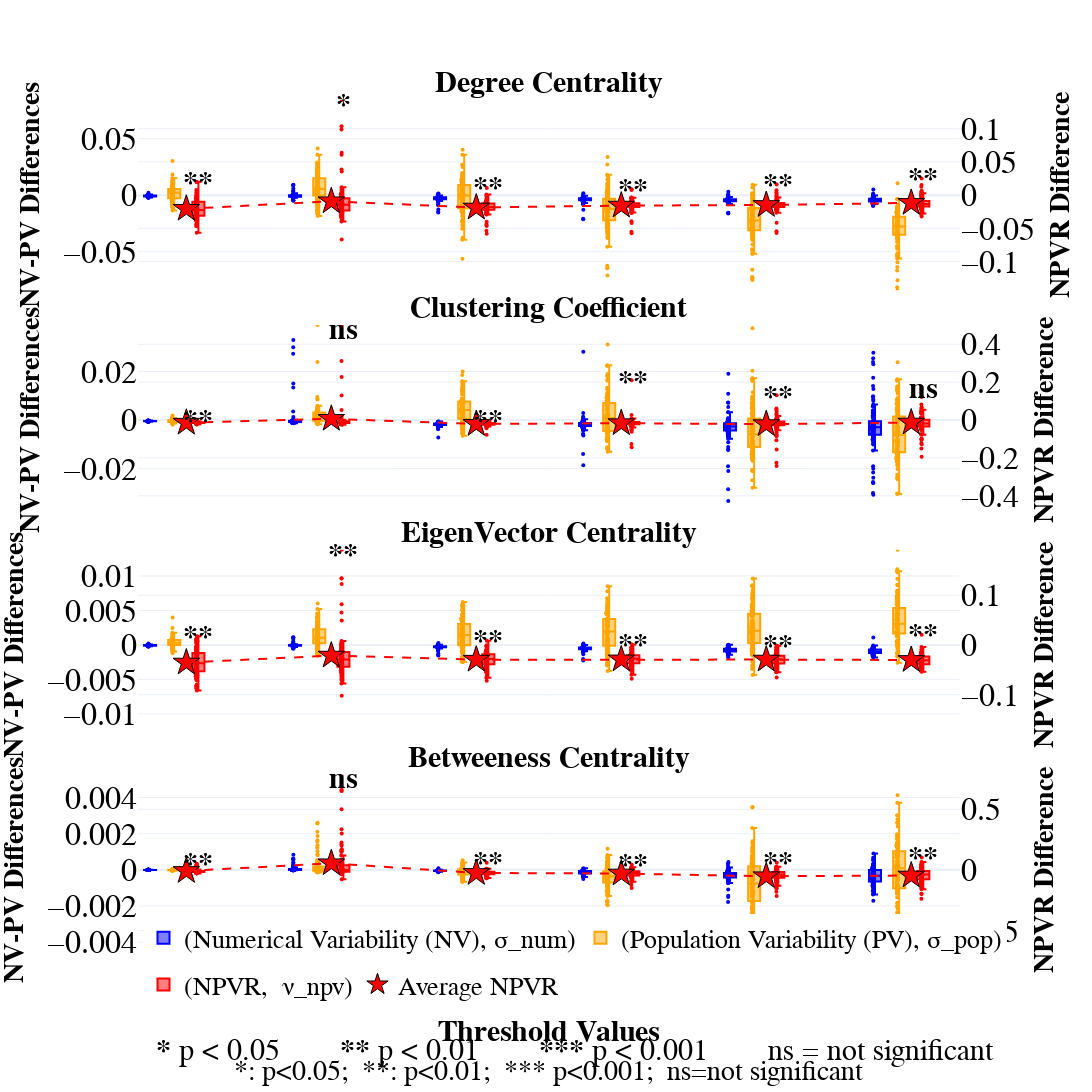

This figure's notebook cell:
### Code cell
#Plot the Differences between NoConfound and WithConfound Data for Local Metrics
from plotly.subplots import make_subplots
import plotly.graph_objects as go
import pandas as pd
import plotly.express as px
import numpy as np
p_value_matrix = [[0.0024, 0.0024, 0.0024, 0.0024],
 [0.0144, 1.0,     0.0024, 1.0    ],
 [0.0024, 0.0024, 0.0024, 0.0024],
 [0.0024, 0.0024, 0.0024, 0.0024],
 [0.0024, 0.0024, 0.0024, 0.0024],
 [0.0024, 0.2712, 0.0024, 0.0024]]
def change(arr, col):
    regions = [f"region_{i+1}" for i in range(len(arr))]
    df = pd.DataFrame({'region': regions, f'{col}': arr})
    return df

# ---- Setup ----
metrics = ['degree', 'clusteringcoef', 'eigenvec', 'betweeness']
metric_labels = ["Degree Centrality", "Clustering Coefficient", "EigenVector Centrality", "Betweeness Centrality"]
thresholds = [0.05, 0.1, 0.2, 0.3, 0.4, 0.5]

# Replace with your actual dfs
dataframes_num = [diff_num05, diff_num1, diff_num2, diff_num3, diff_num4, diff_num5 ]
dataframes_anat = [diff_anat05, diff_anat1, diff_anat2, diff_anat3, diff_anat4, diff_anat5 ]
dataframes_pd = [diff_ratio05, diff_ratio1, diff_ratio2, diff_ratio3, diff_ratio4, diff_ratio5 ]
dataframes_avrRatioPD =[diff_avgratio05, diff_avgratio1, diff_avgratio2, diff_avgratio3, diff_avgratio4, diff_avgratio5 ]

# Colors
colors_num = px.colors.sequential.Greens[3:9]   # PD numerical
colors_anat = px.colors.sequential.Oranges[3:9] # HC numerical
colors_pd = px.colors.sequential.Purples[3:9]   # PD anatomical
colors_hc = px.colors.sequential.Reds[3:9]      # HC anatomical

# ---- Calculate primary axis ranges (NV-PV) ----
metric_ranges = {}
for metric in metrics:
    all_values = []
    for df_num, df_anat in zip(dataframes_num, dataframes_anat):
        for df in [df_num, df_anat]:
            cols = [c for c in df.columns if metric in c]
            if cols:
                tmp = change(df[cols].iloc[0][cols[0]], cols[0])
                melted = tmp.melt(id_vars=['region'], var_name='metric', value_name='value')
                all_values.extend(melted['value'].tolist())
    if all_values:
        lim = max(abs(min(all_values)), abs(max(all_values)))
        metric_ranges[metric] = (-lim, lim)

# ---- Calculate secondary axis ranges (NPVR) ----
metric_2ranges = {}
for metric in metrics:
    all_values = []
    for df_ratio in dataframes_pd:
        cols = [c for c in df_ratio.columns if metric in c]
        if cols:
            tmp = change(df_ratio[cols].iloc[0][cols[0]], cols[0])
            melted = tmp.melt(id_vars=['region'], var_name='metric', value_name='value')
            all_values.extend(melted['value'].tolist())
    if all_values:
        lim = max(abs(min(all_values)), abs(max(all_values)))
        metric_2ranges[metric] = (-lim, lim)

# ---- Create subplot ----
fig_combined = make_subplots(
    rows=4, cols=1,
    vertical_spacing=0.04,
    specs=[[{"secondary_y": True}] for _ in range(4)],
    subplot_titles=[f"<b>{label}</b>" for label in metric_labels]
)

legend_added = {'num': False, 'anat': False, 'Ratio': False, 'diffavr_ratio': False, 'diffavr_trend': False}

# ---- Bracket function ----
def add_significance_bracket(fig, row, group1_x, group2_x, y_position, significance_text):
    bracket_height = (y_position * 0.02) if y_position != 0 else 0.01
    fig.add_shape(type="line", x0=group1_x, y0=y_position, x1=group2_x, y1=y_position,
                  line=dict(color="black", width=2), row=row, col=1)
    fig.add_shape(type="line", x0=group1_x, y0=y_position, x1=group1_x, y1=y_position - bracket_height,
                  line=dict(color="black", width=2), row=row, col=1)
    fig.add_shape(type="line", x0=group2_x, y0=y_position, x1=group2_x, y1=y_position - bracket_height,
                  line=dict(color="black", width=2), row=row, col=1)
    fig.add_annotation(x=(group1_x+group2_x)/2, y=y_position+bracket_height,
                       text=f"<b>{significance_text}</b>", showarrow=False,
                       font=dict(size=12, color="black"), row=row, col=1)

# ---- Loop and plot ----
for row, (metric, metric_label) in enumerate(zip(metrics, metric_labels)):
    pd_avg_ratio_values, x_positions = [], []

    for col_idx, (threshold, df_num, df_anat, df_pd, df_avr_pd) in enumerate(zip(
        thresholds, dataframes_num, dataframes_anat, dataframes_pd, dataframes_avrRatioPD
    )):
        group_center = col_idx * 6
        x_num, x_anat = group_center - 1.5, group_center - 0.5
        x_pd, x_hc = group_center + 0.5, group_center + 1.5
        x_star = group_center

        # 1) PD Numerical Variability
        cols = [c for c in df_num.columns if metric in c]
        if cols:
            tmp = change(df_num[cols].iloc[0][cols[0]], cols[0])
            melted = tmp.melt(id_vars=['region'], var_name='metric', value_name='value')
            fig_combined.add_trace(go.Box(
                x=[x_num]*len(melted), y=melted['value'],
                name="(Numerical Variability (NV), σ_num)" if not legend_added['num'] else "",
                boxpoints='all', jitter=0.2, pointpos=-0.3, width=0.5,
                marker=dict(color='blue', size=4),
                legendgroup="num", showlegend=(not legend_added['num']),
                text=melted['region']
            ), row=row+1, col=1)
            legend_added['num'] = True

        # 2) HC Numerical Variability
        cols = [c for c in df_anat.columns if metric in c]
        if cols:
            tmp = change(df_anat[cols].iloc[0][cols[0]], cols[0])
            melted = tmp.melt(id_vars=['region'], var_name='metric', value_name='value')
            fig_combined.add_trace(go.Box(
                x=[x_anat]*len(melted), y=melted['value'],
                name="(Population Variability (PV), σ_pop)" if not legend_added['anat'] else "",
                boxpoints='all', jitter=0.2, pointpos=-0.3, width=0.5,
                marker=dict(color='orange', size=4),
                legendgroup="anat", showlegend=(not legend_added['anat']),
                text=melted['region']
            ), row=row+1, col=1)
            legend_added['anat'] = True

        # 3) Ratio Anatomical Variability
        cols = [c for c in df_pd.columns if metric in c]
        if cols:
            tmp = change(df_pd[cols].iloc[0][cols[0]], cols[0])
            melted = tmp.melt(id_vars=['region'], var_name='metric', value_name='value')
            fig_combined.add_trace(go.Box(
                x=[x_pd]*len(melted), y=melted['value'],
                name="(NPVR,  ν_npv)" if not legend_added['Ratio'] else "",
                boxpoints='all', jitter=0.2, pointpos=-0.3, width=0.5,
                marker=dict(color='red', size=4),
                legendgroup="Ratio", showlegend=(not legend_added['Ratio']),
                text=melted['region']
            ), row=row+1, col=1, secondary_y=True)
            legend_added['Ratio'] = True
            # ---- Add significance star above purple NPVR boxplot ----
            # p_value should be a scalar for this metric & threshold
            # Example: p_value_matrix[metric_index][threshold_index]
            p_value = p_value_matrix[col_idx][row]  # <-- You must point to your actual p-values

            # Choose significance level
            if p_value < 0.001:
                sig_star = "***"
            elif p_value < 0.01:
                sig_star = "**"
            elif p_value < 0.05:
                sig_star = "*"
            else:
                sig_star = "ns"

            if sig_star:
                # Maximum value of this purple NPVR box
                max_val = melted['value'].max()

                # Place star slightly under
                y_star = max_val - 0.05 * abs(max_val)

                fig_combined.add_annotation(
                    x=x_pd,
                    y=y_star,
                    text=f"<b>{sig_star}</b>",
                    showarrow=False,
                    font=dict(size=24, color="black"),
                    row=row+1, col=1,
                    secondary_y=True
                )


        # Average ratio stars
        matching_keys_pd = [k for k in df_avr_pd.keys() if metric in k]
        if matching_keys_pd:
            pd_avg_val = df_avr_pd[matching_keys_pd[0]]
            if not np.isnan(pd_avg_val):
                pd_avg_ratio_values.append(pd_avg_val)
                x_positions.append(x_star)
                fig_combined.add_trace(go.Scatter(
                    x=[x_star], y=[pd_avg_val], mode='markers',
                    marker=dict(symbol='star', size=20, color='red', line=dict(color='black', width=1)),
                    name="Average NPVR" if not legend_added['diffavr_ratio'] else "",
                    legendgroup="diffavr_ratio", showlegend=(not legend_added['diffavr_ratio']),
                ), row=row+1, col=1, secondary_y=True)
                legend_added['diffavr_ratio'] = True

    # Trend lines
    if len(pd_avg_ratio_values) > 1 and len(x_positions) > 1:
        fig_combined.add_trace(go.Scatter(
            x=x_positions, y=pd_avg_ratio_values, mode='lines',
            line=dict(color='red', width=2, dash='dash'),
            name="diffavr Trend", legendgroup="diffavr_trend", showlegend=False
        ), row=row+1, col=1, secondary_y=True)

# ---- Layout ----
fig_combined.update_layout(
    height=3500, width=2000,
    showlegend=True,
    legend=dict(orientation="h", yanchor="bottom", y=-0.05,
                xanchor="center", x=0.5, font=dict(size=26)),
    template='plotly_white',
    font=dict(family="Arial", size=20, color="black")
)
fig_combined.add_annotation(
    text="<b>*</b> p < 0.05  <b>**</b> p < 0.01  <b>***</b> p < 0.001  ns = not significant",
    showarrow=False,
    xref="paper", yref="paper",
    x=0.5, y=-0.12,
    font=dict(size=26),
    xanchor="center"
)
# Subplot titles
for ann in fig_combined.layout.annotations:
    ann.font.size = 30

# ---- X-axis ----
x_tick_positions = [i * 6 for i in range(len(thresholds))]
x_tick_labels = [f"<b>T={t}</b>" for t in thresholds]
for r in range(1, 5):
    fig_combined.update_xaxes(
        row=r, col=1,
        tickvals=x_tick_positions,
        ticktext=x_tick_labels if r == 4 else [""]*len(thresholds),
        range=[-2, (len(thresholds)-1) * 6 + 2]
    )
fig_combined.update_xaxes(
    row=4, col=1,
    title=dict(text="<b>Threshold Values</b>", font=dict(size=30), standoff=20)
)

# ---- Align Y-axes zero ----
for metric in metrics:
    row_index = metrics.index(metric) + 1
    primary_range = metric_ranges[metric]
    secondary_range = metric_2ranges[metric]

    # Update primary y-axis
    fig_combined.update_yaxes(
        row=row_index, col=1,
        range=primary_range,
        secondary_y=False,
        title=dict(text="<b>NV-PV Differences</b>", font=dict(size=28)),
        tickfont=dict(size=32)
    )

    # Update secondary y-axis
    fig_combined.update_yaxes(
        row=row_index, col=1,
        range=secondary_range,
        secondary_y=True,
        title=dict(text="<b>NPVR Difference</b>", font=dict(size=28)),
        tickfont=dict(size=32)
    )
    fig_combined.update_xaxes(
    row=4, col=1,
    title=dict(
        text="<b>Threshold Values</b><br>"
             "<span style='font-size:28px'>"
             "*: p<0.05;  **: p<0.01;  *** p<0.001;  ns=not significant"
             "</span>"
    ),
    title_standoff=30

)
fig_combined.show()
